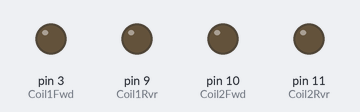
Bench run of a sketch on a simulated Arduino Uno, built with avr-gcc and run on an emulated ATmega328P. Parts: output pins drawn as LEDs (lit = HIGH).

Above: at 0.05 s.
At 0.9 s:
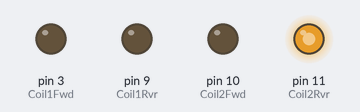
At 1.8 s:
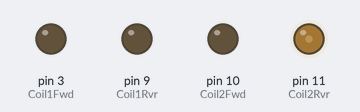
At 3.8 s:
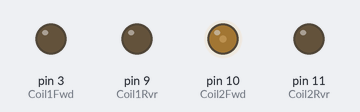
Timing chart, 0 to 5.2 s (numbered marks = the images above):
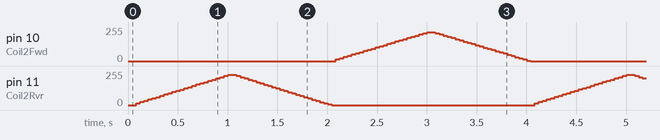

The sketch:

coilkode-v1.ino
```cpp
#define Coil1Fwd 3
#define Coil1Rvr 9
#define Coil2Fwd 10
#define Coil2Rvr 11

typedef struct {
  bool running = false;
  uint32_t startTime = 0;
  uint32_t runTime = 0;
  int power = 0;
  bool hasInput = false;
  int rvrPin = 0;
  int fwdPin = 0;
  bool forward = false;
} coil;

coil coils[2];

void setup() {
  // put your setup code here, to run once:
  Serial.begin(115200);

  pinMode(Coil1Fwd, OUTPUT);
  pinMode(Coil1Rvr, OUTPUT);
  pinMode(Coil2Fwd, OUTPUT);
  pinMode(Coil2Rvr, OUTPUT);
  coils[0].rvrPin = Coil1Rvr;
  coils[0].fwdPin = Coil1Fwd;
  coils[1].rvrPin = Coil2Rvr;
  coils[1].fwdPin = Coil2Fwd;

  // StartCoil(1, 255, 120000, true);
}

uint32_t var1;
uint32_t var2;
uint32_t var3;

void loop() {
  // put your main code here, to run repeatedly:
  RunCoils();
  // if (millis() % 4000 >= 2000) {
  //     StartCoil(1, 255, 100, true);
  // } else {
  //     StartCoil(1, 255, 100, false);
  // }

  if (millis() % 4000 >= 2000) {
    if (millis() % 2000 >= 1000) {
      var1 = millis() % 1000;
      var1 = map(var1, 0, 999, 255, 0);
    }
    else {
      var1 = millis() % 1000;
      var1 = map(var1, 0, 999, 0, 255);
    }
    StartCoil(1, var1, 10, true);
  }
  else {
    if (millis() % 2000 >= 1000) {
      var1 = millis() % 1000;
      var1 = map(var1, 0, 999, 255, 0);
    }
    else {
      var1 = millis() % 1000;
      var1 = map(var1, 0, 999, 0, 255);
    }
    StartCoil(1, var1, 10, false);
  }
}

void StartCoil(int coilNumber, int power, uint32_t duration, bool forward) {
  coils[coilNumber].startTime = millis();
  coils[coilNumber].runTime = duration;
  coils[coilNumber].power = power;
  coils[coilNumber].running = true;
  coils[coilNumber].forward = forward;
  analogWrite(coils[coilNumber].fwdPin, 0);
  analogWrite(coils[coilNumber].rvrPin, 0);
  coils[coilNumber].hasInput = false;
}

void RunCoils() {
  for (int i = 0; i <= 1; i++) {
    if (coils[i].running && !coils[i].hasInput) {
      if (coils[i].forward) {
        analogWrite(coils[i].fwdPin, coils[i].power);
        coils[i].hasInput = true;
      } else {
        analogWrite(coils[i].rvrPin, coils[i].power);
        coils[i].hasInput = true;
      }
    }
    if (coils[i].running && coils[i].hasInput && millis() - coils[i].startTime >= coils[i].runTime) {
      analogWrite(coils[i].fwdPin, 0);
      analogWrite(coils[i].rvrPin, 0);
      coils[i].running = false;
      coils[i].hasInput = false;
    }
  }
}
```
